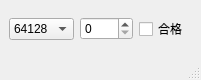
<?xml version="1.0" encoding="UTF-8"?>
<ui version="4.0">
 <class>TestApertureCheck_1</class>
 <widget class="QMainWindow" name="TestApertureCheck_1">
  <property name="geometry">
   <rect>
    <x>0</x>
    <y>0</y>
    <width>201</width>
    <height>80</height>
   </rect>
  </property>
  <property name="windowTitle">
   <string>MainWindow</string>
  </property>
  <widget class="QWidget" name="centralwidget">
   <layout class="QHBoxLayout" name="horizontalLayout">
    <item>
     <widget class="QComboBox" name="board_type">
      <item>
       <property name="text">
        <string>64128</string>
       </property>
      </item>
      <item>
       <property name="text">
        <string>3264</string>
       </property>
      </item>
      <item>
       <property name="text">
        <string>32128</string>
       </property>
      </item>
      <item>
       <property name="text">
        <string>16128</string>
       </property>
      </item>
      <item>
       <property name="text">
        <string>1664</string>
       </property>
      </item>
     </widget>
    </item>
    <item>
     <widget class="QSpinBox" name="ap"/>
    </item>
    <item>
     <widget class="QCheckBox" name="flag">
      <property name="text">
       <string>合格</string>
      </property>
     </widget>
    </item>
   </layout>
  </widget>
  <widget class="QMenuBar" name="menubar">
   <property name="geometry">
    <rect>
     <x>0</x>
     <y>0</y>
     <width>201</width>
     <height>21</height>
    </rect>
   </property>
  </widget>
  <widget class="QStatusBar" name="statusbar"/>
 </widget>
 <resources/>
 <connections/>
</ui>
